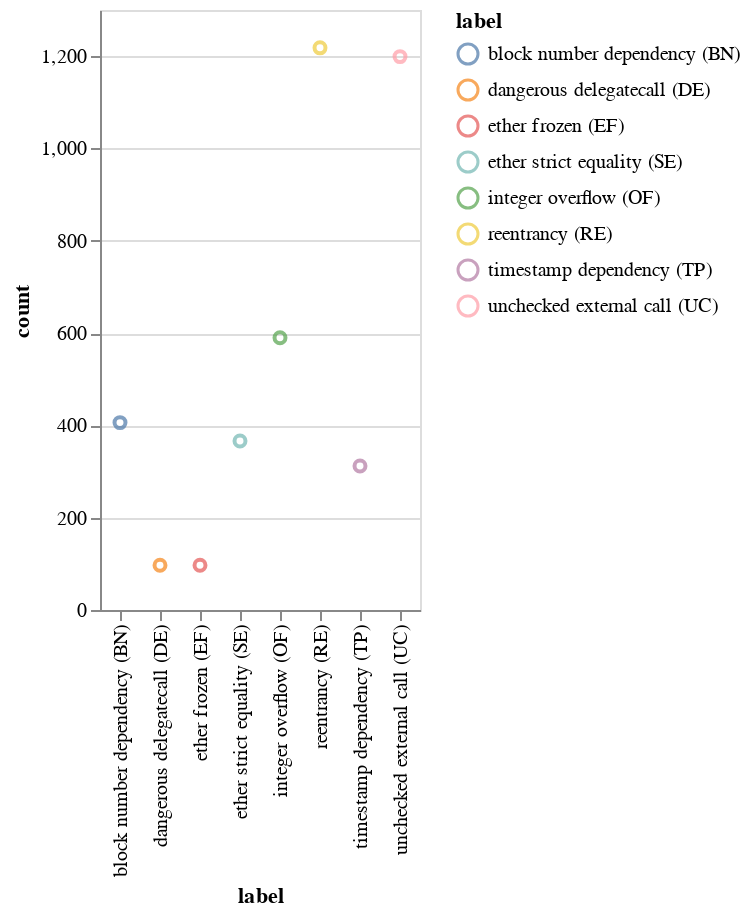

Notebook source saved alongside this figure:
### Code cell
# creating an interactive chart that shows frequencies of Types of Vulnerabilities
alt.Chart(vulnerability_counts.reset_index()).mark_point().encode(
    x='label',
    y='count',
    color='label'
   
).interactive()

### Figure 1 — Vega-Lite specification as saved in the notebook (floating-point values rounded to 4 significant figures)
{"config": {"view": {"continuousWidth": 300, "continuousHeight": 300}}, "data": {"name": "data-911e0c4db01d940fd47a2b25e741f4c3"}, "mark": {"type": "point"}, "encoding": {"color": {"field": "label", "type": "nominal"}, "x": {"field": "label", "type": "nominal"}, "y": {"field": "count", "type": "quantitative"}}, "params": [{"name": "param_3", "select": {"type": "interval", "encodings": ["x", "y"]}, "bind": "scales"}], "$schema": "https://vega.github.io/schema/vega-lite/v5.17.0.json", "datasets": {"data-911e0c4db01d940fd47a2b25e741f4c3": [{"label": "reentrancy (RE)", "count": 1218}, {"label": "unchecked external call (UC)", "count": 1199}, {"label": "integer overflow (OF)", "count": 590}, {"label": "block number dependency (BN)", "count": 406}, {"label": "ether strict equality (SE)", "count": 366}, {"label": "timestamp dependency (TP)", "count": 312}, {"label": "dangerous delegatecall (DE)", "count": 97}, {"label": "ether frozen (EF)", "count": 97}]}}
